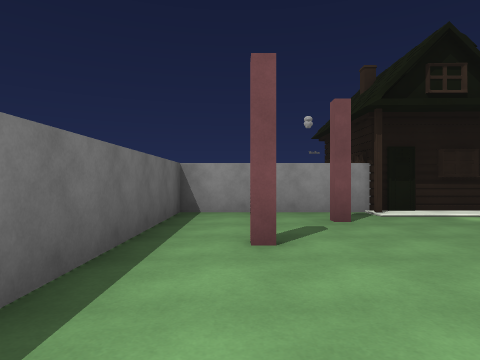
View 1 (above)

12 first-person views from a walk through a 3-D level made in the Unity game engine. The camera is 1.3 m above the floor, looks level and sees 75° across. The floor is counted in squares, 2 m on a side. Each view is taken from the middle of a square. On the plan, view 1 faces up. The plan holds only what a view shows up to about 10 squares ahead; the rest is blank. The place goes on beyond the plan. The player is left out. Surface patterns are stand-ins for the level's own textures.

View 2
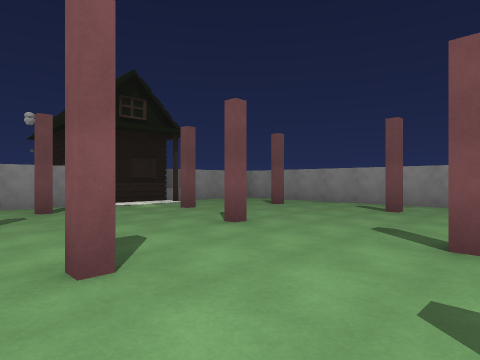

View 3
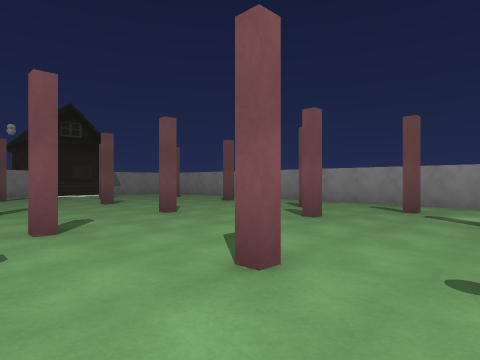

View 4
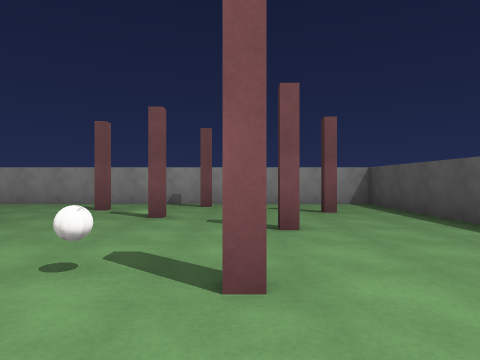

View 5
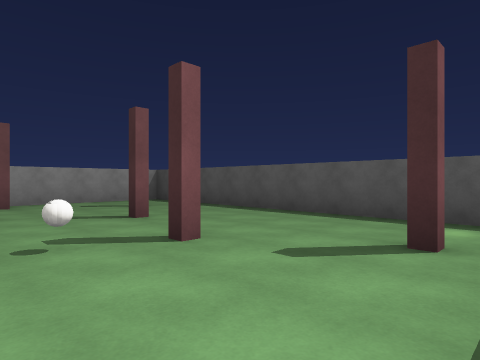

View 6
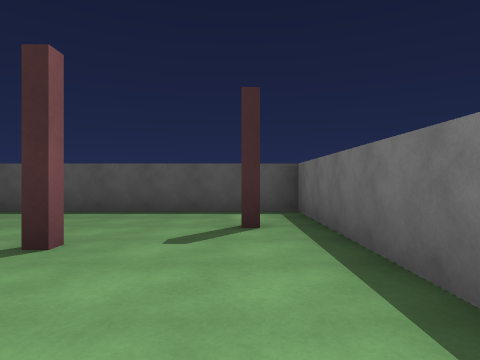

View 7
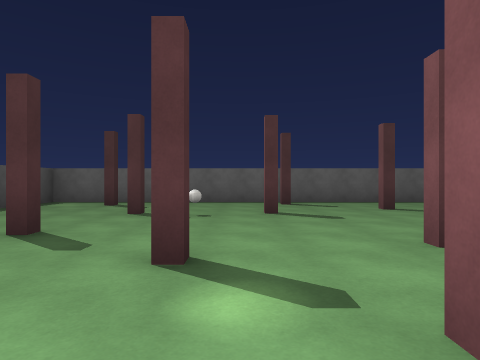

View 8
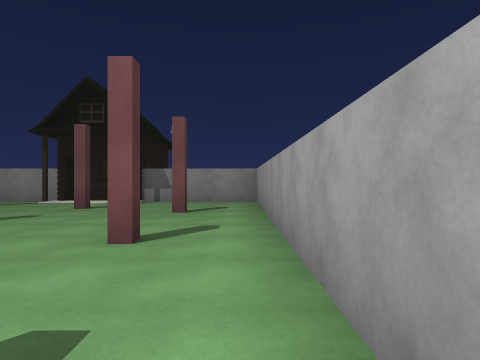

View 9
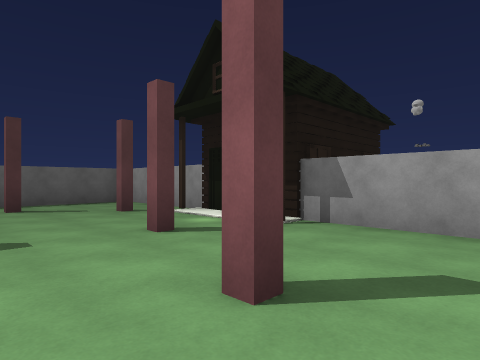

View 10
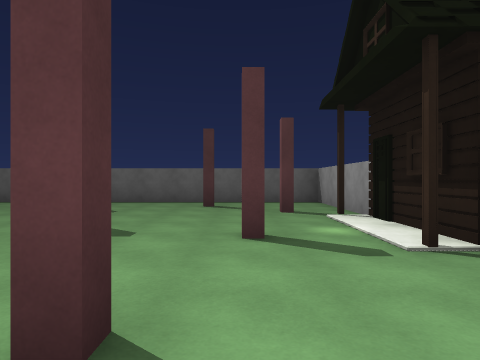

View 11
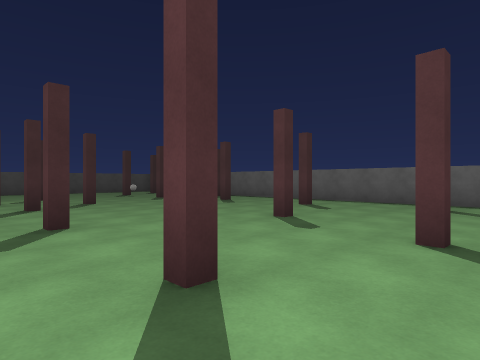

View 12
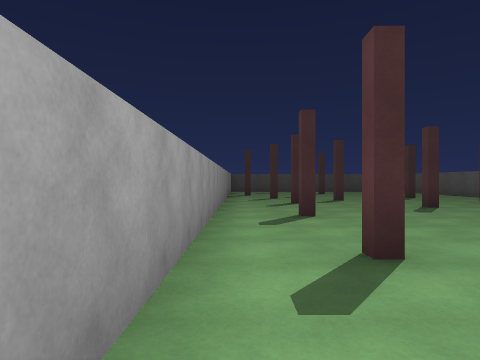

### Floor plan
Key: @ floor where view 1 was taken; # wall or solid block; . floor; H house; B ball.
Columns run from 2 left of view 1 to 9 right of it. Each row starts with its distance up from view 1.
  9      HHH
  8      HHH
  7 #####HHH####
  6 #......#...#
  5 #...#......#
  4 #.....#....#
  3 #.#......#.#
  2 #....#.....#
  1 #..........#
  0 #.@#.....#.#
 -1 #....#.....#
 -2 #..........#
 -3 #..#....#..#
 -4 #......#...#
 -5 #...#....#.#
 -6 #..........#
 -7 #...B..#...#
 -8 #...#......#
 -9 #.#...#....#
-10 #.......#..#
-11 #..........#
-12 ############

Positions as (right, up) in squares from view 1, and headings:
1: (0, 0), facing up
2: (0, -2), facing up-right
3: (0, -7), facing up-right
4: (0, -8), facing right
5: (-1, -6), facing down-right
6: (0, -5), facing down
7: (8, -6), facing left
8: (8, -3), facing up
9: (8, 2), facing up-left
10: (8, 4), facing left
11: (8, 5), facing down-left
12: (8, 6), facing down
